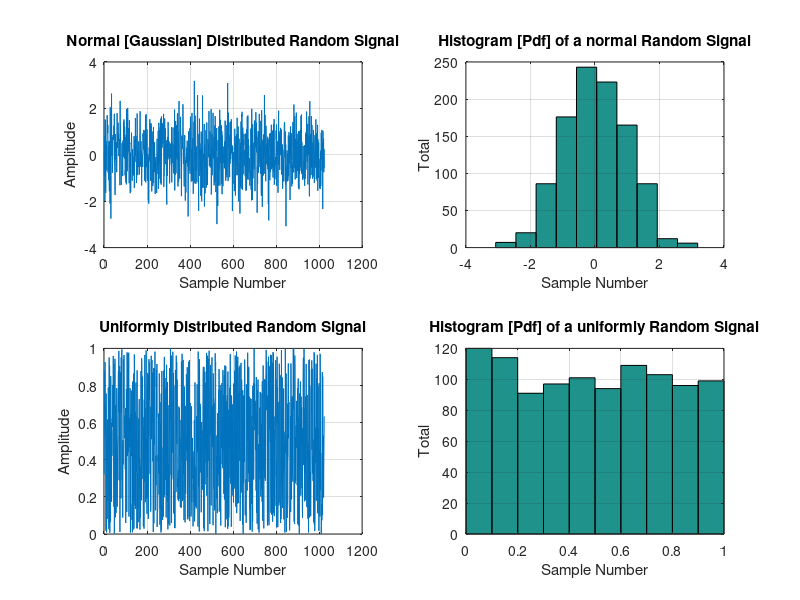

The MATLAB script that drew this image:
% Program: W2E1b.m
% Generating 64 samples of x(t)=sin(2*pi*f*t) with a
% Frequency of 1KHz, and sampling frequency of 8KHz.
N=64; % Define Number of samples
n=0:N-1; % Define vector n=0,1,2,3,...62,63
f=1000; % Define the frequency
fs=8000; % Define the sampling frequency
x=sin(2*pi*(f/fs)*n); % Generate x(t)
plot(n,x); % Plot x(t) vs. t
grid;
title('Sinewave [f=1KHz, fs=8KHz]');
xlabel('Sample Number');
ylabel('Amplitude');

% Generating the signal x(t)=exp(-0.1t)
t=0:0.1:40;
x=exp(-0.1*t);
plot(t,x);
grid;
title('Exponential Signal');
xlabel('Time [mS]');
ylabel('Amplitude');


% Generating 64 Samples of a unit impulse signal
N=64; % Define the number of samples
n=-(N/2):((N/2)-1); % Define a vector of sample numbers
x=zeros(1,N); % Define a vector of zeros
x((N/2)+1)=1.0; % Make the first sample to be 1 (i.e.at t=0)
plot(n,x); % Plot the impulse
grid;
title('A Unit Impulse Signal');
xlabel('Sample Number');
ylabel('Amplitude');


% Generates 40 samples of a unit step signal, u(n)
N=40; % Define the number of samples
n=-20:20; % Define a suitable discrete time axis
u=[zeros(1,(N/2)+1),ones(1,(N/2))]; % Generate the signal
plot(n,u); % Plot the signal
axis([-20,+20,-0.5,1.5]); % Scale axis
grid;
title('A Unit Step Signal');
xlabel('Sample Number');
ylabel('Amplitude');



% Generates Uniformly and Normally Distributed random signals
N=1024; % Define Number of samples
R1=randn(1,N); % Generate Normal Random Numbers
R2=rand(1,N); % Generate Uniformly Random Numbers
figure(1); % Select the figure
subplot(2,2,1); % Subdivide the figure into 4 quadrants
plot(R1); % Plot R1 in the first quadrant
grid;
title('Normal [Gaussian] Distributed Random Signal');
xlabel('Sample Number');
ylabel('Amplitude');
subplot(2,2,2); % Select the second qudrant
hist(R1); % Plot the histogram of R1
grid;
title('Histogram [Pdf] of a normal Random Signal');
xlabel('Sample Number');
ylabel('Total');
subplot(2,2,3);
plot(R2);
grid;
title('Uniformly Distributed Random Signal');
xlabel('Sample Number');
ylabel('Amplitude');
subplot(2,2,4);
hist(R2);
grid;
title('Histogram [Pdf] of a uniformly Random Signal');
xlabel('Sample Number');
ylabel('Total');
